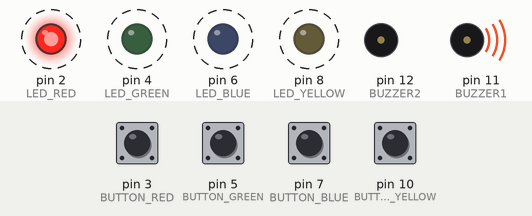
The sketch below on a simulated Arduino Uno, built with avr-gcc and run on an emulated ATmega328P. Shown: output pins drawn as LEDs (lit = HIGH), buzzer (waves = sounding, pin HIGH). Dashed ring = blinking. Inputs (shaded band) come from the test bench; at power-on: pin 3 (BUTTON_RED), pin 5 (BUTTON_GREEN), pin 7 (BUTTON_BLUE), pin 10 (BUTTON_YELLOW) HIGH. Random numbers use the default seed unless the sketch sets one.

Above: at 1.97 s.
2.0 s: pin 3 (BUTTON_RED) pulled LOW for 0.15 s
At 2.8 s:
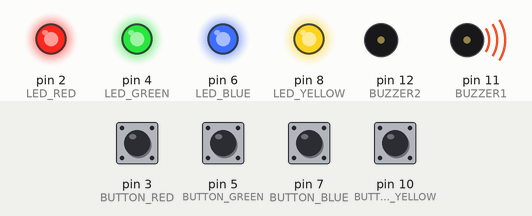
At 4.0 s:
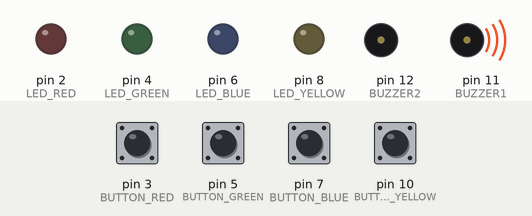
5.0 s: pin 5 (BUTTON_GREEN) pulled LOW for 0.15 s
8.0 s: pin 7 (BUTTON_BLUE) pulled LOW for 0.15 s
At 9.42 s:
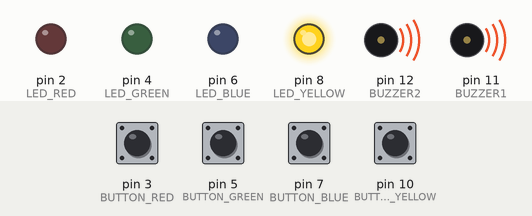
11.0 s: pin 7 (BUTTON_BLUE) pulled LOW for 1 s
14.0 s: pin 3 (BUTTON_RED) pulled LOW for 1 s
At 15.37 s:
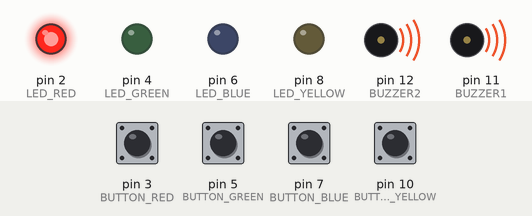
17.0 s: pin 10 (BUTTON_YELLOW) pulled LOW for 0.15 s
Timing chart, 0 to 21.0 s (numbered marks = the images above; inputs shaded):
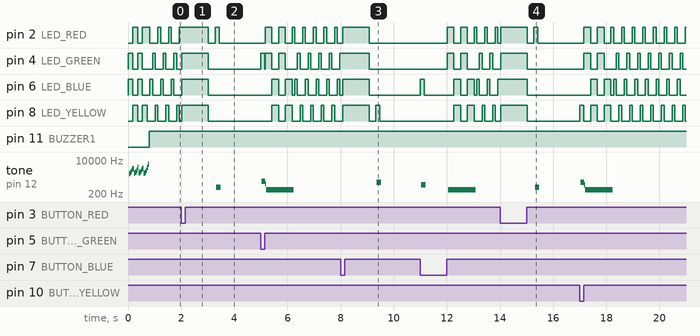

Measured:
- after the input at 2.0 s, tone on pin 12 (BUZZER2): silent → 437 Hz after 1.3 s, → silent 0.16 s later
- after the input at 8.0 s, tone on pin 12 (BUZZER2): silent → 774 Hz after 1.4 s, → silent 0.16 s later
- after the input at 14.0 s, tone on pin 12 (BUZZER2): silent → 437 Hz after 1.3 s, → silent 0.16 s later
- by itself, pin 8 (LED_YELLOW): repeats every 0.52 s: LOW 0.26 s, HIGH 0.25 s
- by itself, tone on pin 12 (BUZZER2): plays 2051 Hz for 0.04 s, 2331 Hz for 0.04 s, 2770 Hz for 0.04 s, 3627 Hz for 0.04 s, 3642 Hz for 0.04 s, 2167 Hz for 0.04 s … (19 notes in this stretch)

The sketch:

Jogo_da_Memoria.ino
```cpp
#define NOTE_B0 31
#define NOTE_C1 33
#define NOTE_CS1 35
#define NOTE_D1 37
#define NOTE_DS1 39
#define NOTE_E1 41
#define NOTE_F1 44
#define NOTE_FS1 46
#define NOTE_G1 49
#define NOTE_GS1 52
#define NOTE_A1 55
#define NOTE_AS1 58
#define NOTE_B1 62
#define NOTE_C2 65
#define NOTE_CS2 69
#define NOTE_D2 73
#define NOTE_DS2 78
#define NOTE_E2 82
#define NOTE_F2 87
#define NOTE_FS2 93
#define NOTE_G2 98
#define NOTE_GS2 104

#define NOTE_A2 110
#define NOTE_AS2 117
#define NOTE_B2 123
#define NOTE_C3 131
#define NOTE_CS3 139
#define NOTE_D3 147
#define NOTE_DS3 156
#define NOTE_E3 165
#define NOTE_F3 175
#define NOTE_FS3 185
#define NOTE_G3 196
#define NOTE_GS3 208
#define NOTE_A3 220
#define NOTE_AS3 233
#define NOTE_B3 247
#define NOTE_C4 262
#define NOTE_CS4 277
#define NOTE_D4 294
#define NOTE_DS4 311
#define NOTE_E4 330
#define NOTE_F4 349

#define NOTE_FS4 370
#define NOTE_G4 392
#define NOTE_GS4 415
#define NOTE_A4 440
#define NOTE_AS4 466
#define NOTE_B4 494
#define NOTE_C5 523
#define NOTE_CS5 554
#define NOTE_D5 587
#define NOTE_DS5 622
#define NOTE_E5 659
#define NOTE_F5 698
#define NOTE_FS5 740
#define NOTE_G5 784
#define NOTE_GS5 831
#define NOTE_A5 880
#define NOTE_AS5 932
#define NOTE_B5 988
#define NOTE_C6 1047
#define NOTE_CS6 1109
#define NOTE_D6 1175
#define NOTE_DS6 1245

#define NOTE_E6 1319
#define NOTE_F6 1397
#define NOTE_FS6 1480
#define NOTE_G6 1568
#define NOTE_GS6 1661
#define NOTE_A6 1760
#define NOTE_AS6 1865
#define NOTE_B6 1976
#define NOTE_C7 2093
#define NOTE_CS7 2217
#define NOTE_D7 2349
#define NOTE_DS7 2489
#define NOTE_E7 2637
#define NOTE_F7 2794
#define NOTE_FS7 2960
#define NOTE_G7 3136
#define NOTE_GS7 3322
#define NOTE_A7 3520
#define NOTE_AS7 3729
#define NOTE_B7 3951
#define NOTE_C8 4186

#define NOTE_CS8 4435
#define NOTE_D8 4699
#define NOTE_DS8 4978

#define CHOICE_OFF 0
#define CHOICE_NONE 0
#define CHOICE_RED (1 << 0)
#define CHOICE_GREEN (1 << 1)
#define CHOICE_BLUE (1 << 2)
#define CHOICE_YELLOW (1 << 3)

#define LED_RED 2
#define LED_GREEN 4
#define LED_BLUE 6
#define LED_YELLOW 8

#define BUTTON_RED 3
#define BUTTON_GREEN 5
#define BUTTON_BLUE 7
#define BUTTON_YELLOW 10

#define BUZZER1 11
#define BUZZER2 12

// Parâmetros do jogo
#define ROUNDS_TO_WIN 13
#define ENTRY_TIME_LIMIT 3000
#define MODE_MEMORY 0
#define MODE_BATTLE 1
#define MODE_BEEGEES 2

// Variáveis de estado do jogo
byte gameMode = MODE_MEMORY;
byte gameBoard[32];
byte gameRound = 0;

void setup()
{

pinMode(BUTTON_RED, INPUT_PULLUP);
pinMode(BUTTON_GREEN, INPUT_PULLUP);
pinMode(BUTTON_BLUE, INPUT_PULLUP);
pinMode(BUTTON_YELLOW, INPUT_PULLUP);

pinMode(LED_RED, OUTPUT);
pinMode(LED_GREEN, OUTPUT);
pinMode(LED_BLUE, OUTPUT);
pinMode(LED_YELLOW, OUTPUT);

pinMode(BUZZER1, OUTPUT);
pinMode(BUZZER2, OUTPUT);

gameMode = MODE_MEMORY;
if (checkButton() == CHOICE_YELLOW) play_beegees();

if (checkButton() == CHOICE_GREEN)
{
gameMode = MODE_BATTLE;

setLEDs(CHOICE_GREEN);
toner(CHOICE_GREEN, 150);

setLEDs(CHOICE_RED | CHOICE_BLUE | CHOICE_YELLOW);

while(checkButton() != CHOICE_NONE) ;

}

play_winner();
}

void loop()
{
attractMode();

setLEDs(CHOICE_RED | CHOICE_GREEN | CHOICE_BLUE | CHOICE_YELLOW);
delay(1000);
setLEDs(CHOICE_OFF);
delay(250);

if (gameMode == MODE_MEMORY)
{

if (play_memory() == true)
play_winner();
else

play_loser();
}

if (gameMode == MODE_BATTLE)
{
play_battle();

play_loser();
}
}

boolean play_memory(void)
{
randomSeed(millis());
gameRound = 0;

while (gameRound < ROUNDS_TO_WIN)
{
add_to_moves();

playMoves();

for (byte currentMove = 0 ; currentMove < gameRound ;
currentMove++)

{
byte choice = wait_for_button();

if (choice == 0) return false;

if (choice != gameBoard[currentMove]) return false;
}

delay(1000);
}

return true;
}

boolean play_battle(void)
{
gameRound = 0;

while (1)
{
byte newButton = wait_for_button();
gameBoard[gameRound++] = newButton;

for (byte currentMove = 0 ; currentMove < gameRound ;
currentMove++)

{
byte choice = wait_for_button();

if (choice == 0) return false;

if (choice != gameBoard[currentMove]) return false;
}

delay(100);
}

return true;
}

void playMoves(void)
{
for (byte currentMove = 0 ; currentMove < gameRound ; currentMove++)
{
toner(gameBoard[currentMove], 150);

delay(150);
}
}

void add_to_moves(void)
{
byte newButton = random(0, 4);

if(newButton == 0) newButton = CHOICE_RED;
else if(newButton == 1) newButton = CHOICE_GREEN;
else if(newButton == 2) newButton = CHOICE_BLUE;
else if(newButton == 3) newButton = CHOICE_YELLOW;

gameBoard[gameRound++] = newButton;
}

void setLEDs(byte leds)
{
if ((leds & CHOICE_RED) != 0)
digitalWrite(LED_RED, HIGH);
else
digitalWrite(LED_RED, LOW);

if ((leds & CHOICE_GREEN) != 0)

digitalWrite(LED_GREEN, HIGH);
else
digitalWrite(LED_GREEN, LOW);

if ((leds & CHOICE_BLUE) != 0)
digitalWrite(LED_BLUE, HIGH);
else
digitalWrite(LED_BLUE, LOW);

if ((leds & CHOICE_YELLOW) != 0)
digitalWrite(LED_YELLOW, HIGH);
else
digitalWrite(LED_YELLOW, LOW);
}

byte wait_for_button(void)
{
long startTime = millis();

while ( (millis() - startTime) < ENTRY_TIME_LIMIT)
{
byte button = checkButton();

if (button != CHOICE_NONE)
{
toner(button, 150);

while(checkButton() != CHOICE_NONE) ;

delay(10);

return button;
}

}

return CHOICE_NONE;
}

byte checkButton(void)
{
if (digitalRead(BUTTON_RED) == 0) return(CHOICE_RED);
else if (digitalRead(BUTTON_GREEN) == 0) return(CHOICE_GREEN);
else if (digitalRead(BUTTON_BLUE) == 0) return(CHOICE_BLUE);
else if (digitalRead(BUTTON_YELLOW) == 0) return(CHOICE_YELLOW);

return(CHOICE_NONE);
}

void toner(byte which, int buzz_length_ms)
{
setLEDs(which);

switch(which)
{
case CHOICE_RED:
buzz_sound(buzz_length_ms, 1136);
break;
case CHOICE_GREEN:
buzz_sound(buzz_length_ms, 568);
break;
case CHOICE_BLUE:
buzz_sound(buzz_length_ms, 851);
break;
case CHOICE_YELLOW:
buzz_sound(buzz_length_ms, 638);

break;
}

setLEDs(CHOICE_OFF);
}

void buzz_sound(int buzz_length_ms, int buzz_delay_us)
{

long buzz_length_us = buzz_length_ms * (long)1000;

while (buzz_length_us > (buzz_delay_us * 2))
{
buzz_length_us -= buzz_delay_us * 2;

digitalWrite(BUZZER1, LOW);
digitalWrite(BUZZER2, HIGH);
delayMicroseconds(buzz_delay_us);

digitalWrite(BUZZER1, HIGH);

digitalWrite(BUZZER2, LOW);
delayMicroseconds(buzz_delay_us);
}
}

void play_winner(void)
{
setLEDs(CHOICE_GREEN | CHOICE_BLUE);
winner_sound();
setLEDs(CHOICE_RED | CHOICE_YELLOW);
winner_sound();
setLEDs(CHOICE_GREEN | CHOICE_BLUE);
winner_sound();
setLEDs(CHOICE_RED | CHOICE_YELLOW);
winner_sound();
}

void winner_sound(void)

{

for (byte x = 250 ; x > 70 ; x--)
{
for (byte y = 0 ; y < 3 ; y++)
{
digitalWrite(BUZZER2, HIGH);
digitalWrite(BUZZER1, LOW);
delayMicroseconds(x);

digitalWrite(BUZZER2, LOW);
digitalWrite(BUZZER1, HIGH);
delayMicroseconds(x);
}
}
}

void play_loser(void)
{
setLEDs(CHOICE_RED | CHOICE_GREEN);
buzz_sound(255, 1500);

setLEDs(CHOICE_BLUE | CHOICE_YELLOW);
buzz_sound(255, 1500);

setLEDs(CHOICE_RED | CHOICE_GREEN);
buzz_sound(255, 1500);

setLEDs(CHOICE_BLUE | CHOICE_YELLOW);
buzz_sound(255, 1500);
}

void attractMode(void)
{
while(1)
{
setLEDs(CHOICE_RED);
delay(100);
if (checkButton() != CHOICE_NONE) return;

setLEDs(CHOICE_BLUE);
delay(100);

if (checkButton() != CHOICE_NONE) return;

setLEDs(CHOICE_GREEN);
delay(100);
if (checkButton() != CHOICE_NONE) return;

setLEDs(CHOICE_YELLOW);
delay(100);
if (checkButton() != CHOICE_NONE) return;
}
}

int melody[] = {
NOTE_G4, NOTE_A4, 0, NOTE_C5, 0, 0, NOTE_G4, 0, 0, 0,
NOTE_E4, 0, NOTE_D4, NOTE_E4, NOTE_G4, 0,
NOTE_D4, NOTE_E4, 0, NOTE_G4, 0, 0,
NOTE_D4, 0, NOTE_E4, 0, NOTE_G4, 0, NOTE_A4, 0, NOTE_C5, 0};

int noteDuration = 115;
int LEDnumber = 0;

void play_beegees()
{

setLEDs(CHOICE_YELLOW);
toner(CHOICE_YELLOW, 150);

setLEDs(CHOICE_RED | CHOICE_GREEN | CHOICE_BLUE);

while(checkButton() != CHOICE_NONE) ;

setLEDs(CHOICE_NONE);

delay(1000);

digitalWrite(BUZZER1, LOW);

while(checkButton() == CHOICE_NONE)
{

for (int thisNote = 0; thisNote < 32; thisNote++) {
changeLED();
tone(BUZZER2, melody[thisNote],noteDuration);

int pauseBetweenNotes = noteDuration * 1.30;
delay(pauseBetweenNotes);

noTone(BUZZER2);
}
}
}

void changeLED(void)
{
setLEDs(1 << LEDnumber);

LEDnumber++;
if(LEDnumber > 3) LEDnumber = 0;
}
```
